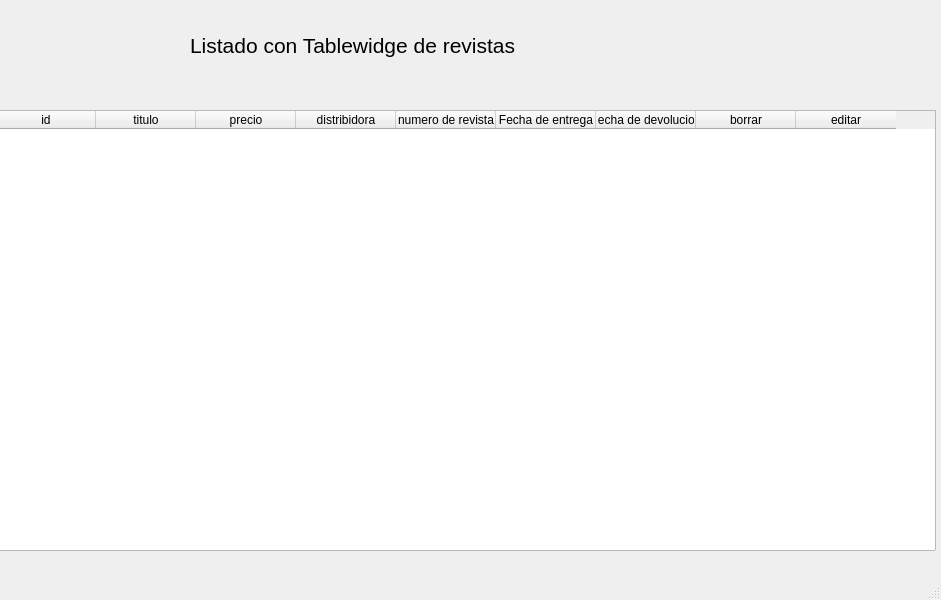
<?xml version="1.0" encoding="UTF-8"?>
<ui version="4.0">
 <class>MainWindow</class>
 <widget class="QMainWindow" name="MainWindow">
  <property name="geometry">
   <rect>
    <x>0</x>
    <y>0</y>
    <width>941</width>
    <height>600</height>
   </rect>
  </property>
  <property name="windowTitle">
   <string>MainWindow</string>
  </property>
  <widget class="QWidget" name="centralwidget">
   <widget class="QLabel" name="label">
    <property name="geometry">
     <rect>
      <x>190</x>
      <y>20</y>
      <width>441</width>
      <height>51</height>
     </rect>
    </property>
    <property name="font">
     <font>
      <pointsize>16</pointsize>
     </font>
    </property>
    <property name="text">
     <string>Listado con Tablewidge de revistas</string>
    </property>
   </widget>
   <widget class="QTableWidget" name="tabla_revistas">
    <property name="geometry">
     <rect>
      <x>-5</x>
      <y>110</y>
      <width>941</width>
      <height>441</height>
     </rect>
    </property>
    <column>
     <property name="text">
      <string>id</string>
     </property>
    </column>
    <column>
     <property name="text">
      <string>titulo</string>
     </property>
    </column>
    <column>
     <property name="text">
      <string>precio</string>
     </property>
    </column>
    <column>
     <property name="text">
      <string>distribidora</string>
     </property>
    </column>
    <column>
     <property name="text">
      <string>numero de revista</string>
     </property>
    </column>
    <column>
     <property name="text">
      <string>Fecha de entrega</string>
     </property>
    </column>
    <column>
     <property name="text">
      <string>Fecha de devolucion</string>
     </property>
    </column>
    <column>
     <property name="text">
      <string>borrar</string>
     </property>
    </column>
    <column>
     <property name="text">
      <string>editar</string>
     </property>
    </column>
   </widget>
  </widget>
  <widget class="QStatusBar" name="statusbar"/>
 </widget>
 <resources/>
 <connections/>
</ui>
